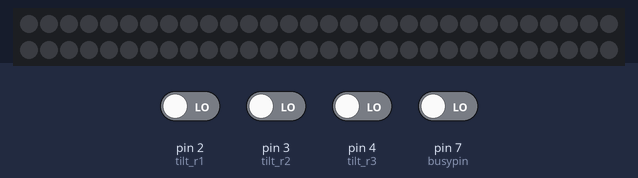
Simulated run of this sketch. Board: Arduino Uno, built with avr-gcc and run on an emulated ATmega328P. Shown: 60 RGB LEDs in strip order, left to right, continuing on the next row. The inputs (shaded band) are chosen by the test bench; at power-on: pin 2 (tilt_r1), pin 3 (tilt_r2), pin 4 (tilt_r3), pin 7 (busypin) LOW. Dim RGB values are drawn brighter than linear; the audio player accepts every command and is not drawn.

Above: at 1.2 s.
1.3 s: pin 2 (tilt_r1) driven HIGH
At 3.6 s:
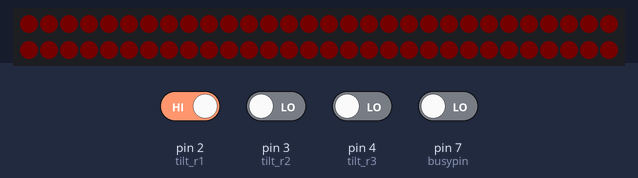
4.3 s: pin 3 (tilt_r2) driven HIGH
7.3 s: pin 2 (tilt_r1) driven LOW
At 9.6 s:
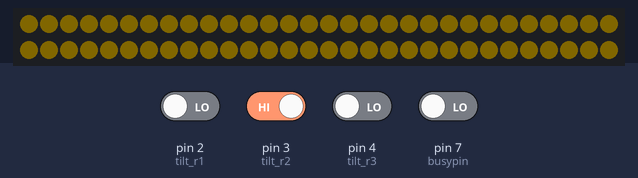
10.3 s: pin 4 (tilt_r3) driven HIGH
13.3 s: pin 3 (tilt_r2) driven LOW
At 16.2 s:
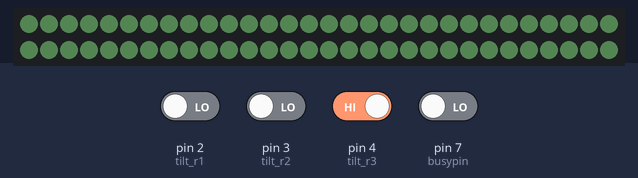
16.3 s: pin 2 (tilt_r1) driven HIGH
Timing chart, 0 to 19.3 s (numbered marks = the images above; inputs shaded):
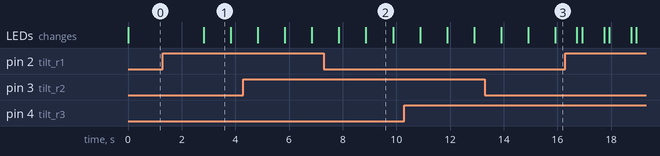

Measured:
- after the input at 1.3 s, the LEDs: change after 1.5 s (image 1)

The sketch:

rgbw_tilt3_mp3.ino
```cpp
//mp3
#include <SoftwareSerial.h>
#include <DFPlayer_Mini_Mp3.h>


//빨간색 순차 점등

#include <Adafruit_NeoPixel.h>   // 네오픽셀 라이브러리를 불러옵니다.

#define PIN 6                      // 디지털핀 어디에 연결했는지 입력
#define LEDNUM 60                  // 연결된 네오픽셀의 숫자입력
#define BRIGHTNESS 50               // 네오픽셀의 밝기를 설정합니다. (0~255)

Adafruit_NeoPixel strip = Adafruit_NeoPixel(LEDNUM, PIN, NEO_GRBW + NEO_KHZ800);


SoftwareSerial mySerial(10,11);//tx10rx11rx에 저항연결
int busypin= 7;

//기울기센서
const int tilt_r1=2;
int sensorValue1=0;
const int tilt_r2=3;
int sensorValue2=0;
const int tilt_r3=4;
int sensorValue3=0;

//for
int white=255;
int red=0;
int green=0;
int blue=0;


void setup() {
  //mp3
  Serial.begin (9600);
  mySerial.begin(9600);
  mp3_set_serial (mySerial);      // DFPlayer-mini mp3 module 시리얼 세팅
  delay(1);                     // 볼륨값 적용을 위한 delay
  mp3_set_volume (10);


  //네오픽셀
  strip.setBrightness(BRIGHTNESS);
  strip.begin();                           // 네오픽셀 제어시작
  strip.show();


  pinMode(tilt_r1,INPUT);
  pinMode(tilt_r2,INPUT);
  pinMode(tilt_r3,INPUT);

}

void loop() {                              // 이 안에 입력한 내용들이 반복 실행됩니다

  boolean play_state = digitalRead(busypin);
  if(play_state==HIGH){
    mp3_next();
  }

  sensorValue1=digitalRead(tilt_r1);
  sensorValue2=digitalRead(tilt_r2);
  sensorValue3=digitalRead(tilt_r3);

  colorWipe(strip.Color(red,green,blue,0),0);
  delay(10);

  if(red<=255){
    if(sensorValue1==HIGH){
      red=red+1;
    }
  }
  if(green<=255){
    if(sensorValue2==HIGH){
      green=green+1;
    }
  }
  if(blue<=255){
    if(sensorValue3==HIGH){
      blue=blue+1;
    }
  }
}

void colorWipe(uint32_t c, uint8_t wait){
  for(uint16_t i=0; i<strip.numPixels();i++){
    strip.setPixelColor(i,c);
    strip.show();
    delay(wait);
  }
}
```
